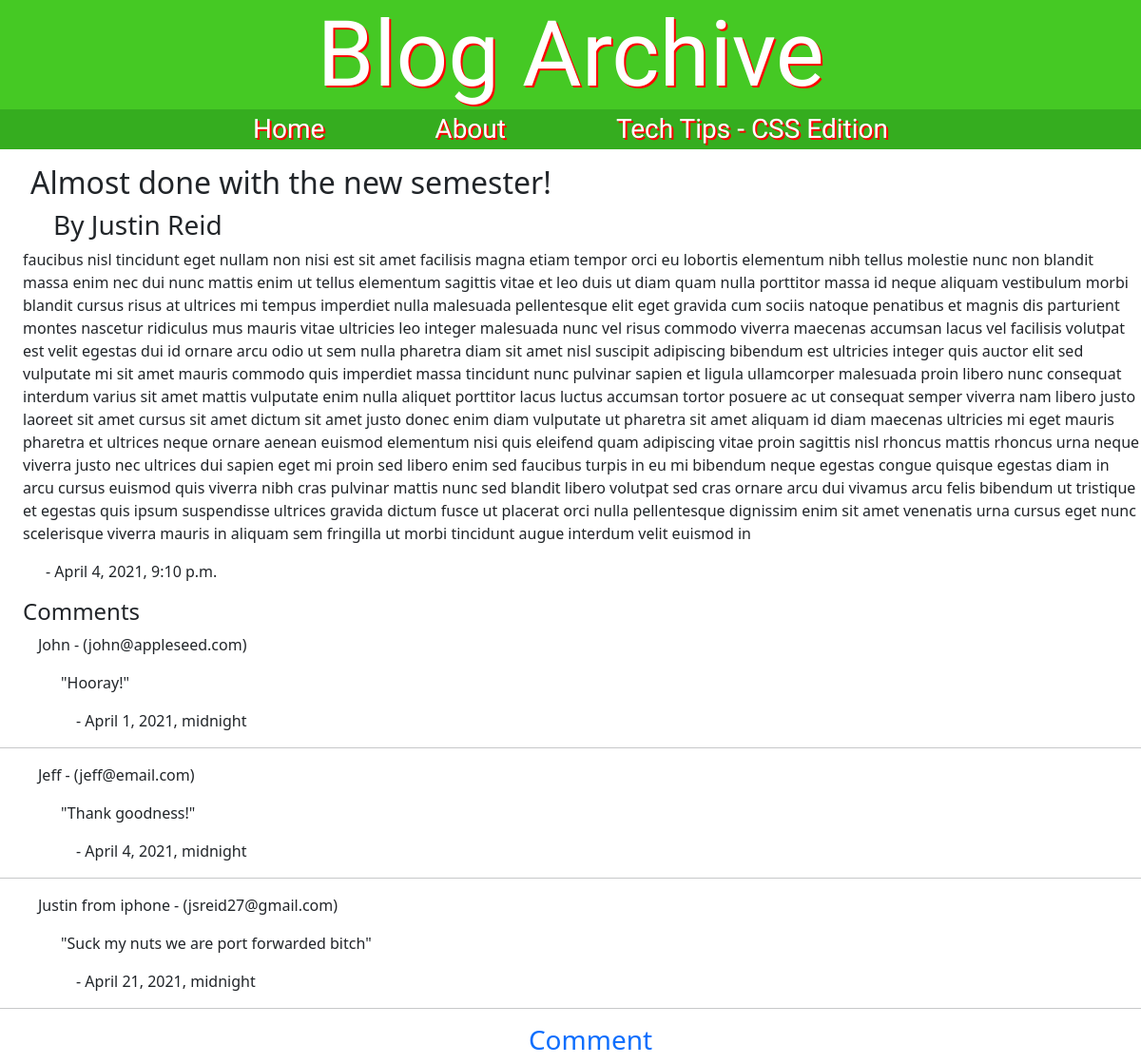
Page /blog/8/ on the committed database.
### blog/models.py (models this page shows)
class Blog(models.Model):
    title = models.CharField(max_length=128)
    author = models.CharField(max_length=128)
    content = models.TextField()
    posted = models.DateTimeField()
    num_of_comments = models.IntegerField(default=0)

class Comments(models.Model):
    blog = models.ForeignKey(
        'Blog',
        on_delete=models.CASCADE,
    )
    commenter = models.CharField(max_length=256)
    email = models.EmailField()
    content = models.TextField()
    posted = models.DateTimeField()

### blog/views.py (the view)
# urls.py: path('<int:blog_id>/', views.entry, name='entry'),
def entry(request, blog_id):
    blog = Blog.objects.get(pk=blog_id)
    context = {
        'blog': blog,
    }
    return render(request, 'blog/entry.html', context)

### blog/templates/blog/entry.html (shortened to what this page needs)
{% load static %}
<!DOCTYPE html>
<html lang="en">
<head>
    <link href="https://cdn.jsdelivr.net/npm/bootstrap@5.0.0-beta2/dist/css/bootstrap.min.css" rel="stylesheet">
    <link rel="stylesheet" href="{% static 'blog/style.css' %}"/>
</head>
<body>
    <h1>Blog Archive</h1>
        <div id="menuBar">
            <p id="menu">
                <a href="{% url 'home' %}" style="text-decoration: none;">Home</a>
                <a href="{% url 'about' %}" style="text-decoration: none;">About</a>
                <a href="{% url 'tips' %}" style="text-decoration: none;">Tech Tips - CSS Edition</a>
            </p>
        </div>
    <h2 style="margin-left: 1em;">{{blog.title}}</h2>
    <h3 style="margin-left: 2em;">By {{blog.author}}</h3>
    <p style="margin-left: 1.5em;">{{blog.content}}</p>
    <p style="margin-left: 3em;">- {{blog.posted}}</p>
    <h4 style="margin-left: 1em;">Comments</h4>
    {% if blog.comments_set.all %}
    {% for comment in blog.comments_set.all %}
    <p style="margin-left: 2.5em;">{{comment.commenter}} - ({{comment.email}})</p>
    <p style="margin-left: 4em;">"{{comment.content}}"</p>
    <p style="margin-left: 5em;">- {{comment.posted}}</p>
    <hr>
    {% endfor %}
    {% else %}
    <p style="margin-left: 2em;">No comments :(</p>
    {% endif %}
    <h3 style="text-align: center;"><a href="{% url 'comment' blog.id %}" style="text-decoration: none;">Comment</a></h3>
</body>
</html>

### blog/static/blog/style.css (style rules this page uses)
h1 { text-align: center; color: white; font-size: 6em; background-color: rgb(69, 201, 36); margin-bottom: 0em; font-family: 'Changa', sans-serif; text-shadow: 2px 2px #ff0000; }
h2 { margin-left: 3em; }
h3 { margin-left: 1.5em; }
h4 { margin-left: 6em; }
#menu > a { margin-left: 2em; margin-right: 2em; font-size: 1.75em; color: white; text-decoration: none; }
#menuBar { text-align: center; background-color: rgb(53, 173, 31); font-family: 'Changa', sans-serif; text-shadow: 2px 2px #ff0000; }

### rows in the picture
Blog: title "Almost done with the new semester!", author "Justin Reid", content "faucibus nisl tincidunt eget nullam non nisi est sit amet facilisis magna etiam tempor orci eu lobortis elementum nibh tellus molestie nunc non blandit massa enim nec dui nunc mattis enim ut tellus elementum sagittis vitae et leo duis ut diam quam nulla porttitor massa id neque aliquam vestibulum morbi blandit cursus risus at ultrices mi tempus imperdiet nulla malesuada pellentesque elit eget gravida cum sociis natoque penatibus et magnis dis parturient montes nascetur ridiculus mus mauris vitae ultricies leo integer malesuada nunc vel risus commodo viverra maecenas accumsan lacus vel facilisis volutpat est velit egestas dui id ornare arcu odio ut sem nulla pharetra diam sit amet nisl…", posted "April 4, 2021, 9:10 p.m."
Comments: commenter "John", email "john@appleseed.com", content "Hooray!", posted "April 1, 2021, midnight"
Comments: commenter "Jeff", email "jeff@email.com", content "Thank goodness!", posted "April 4, 2021, midnight"
Comments: commenter "Justin from iphone", email "jsreid27@gmail.com", content "Suck my nuts we are port forwarded bitch", posted "April 21, 2021, midnight"
